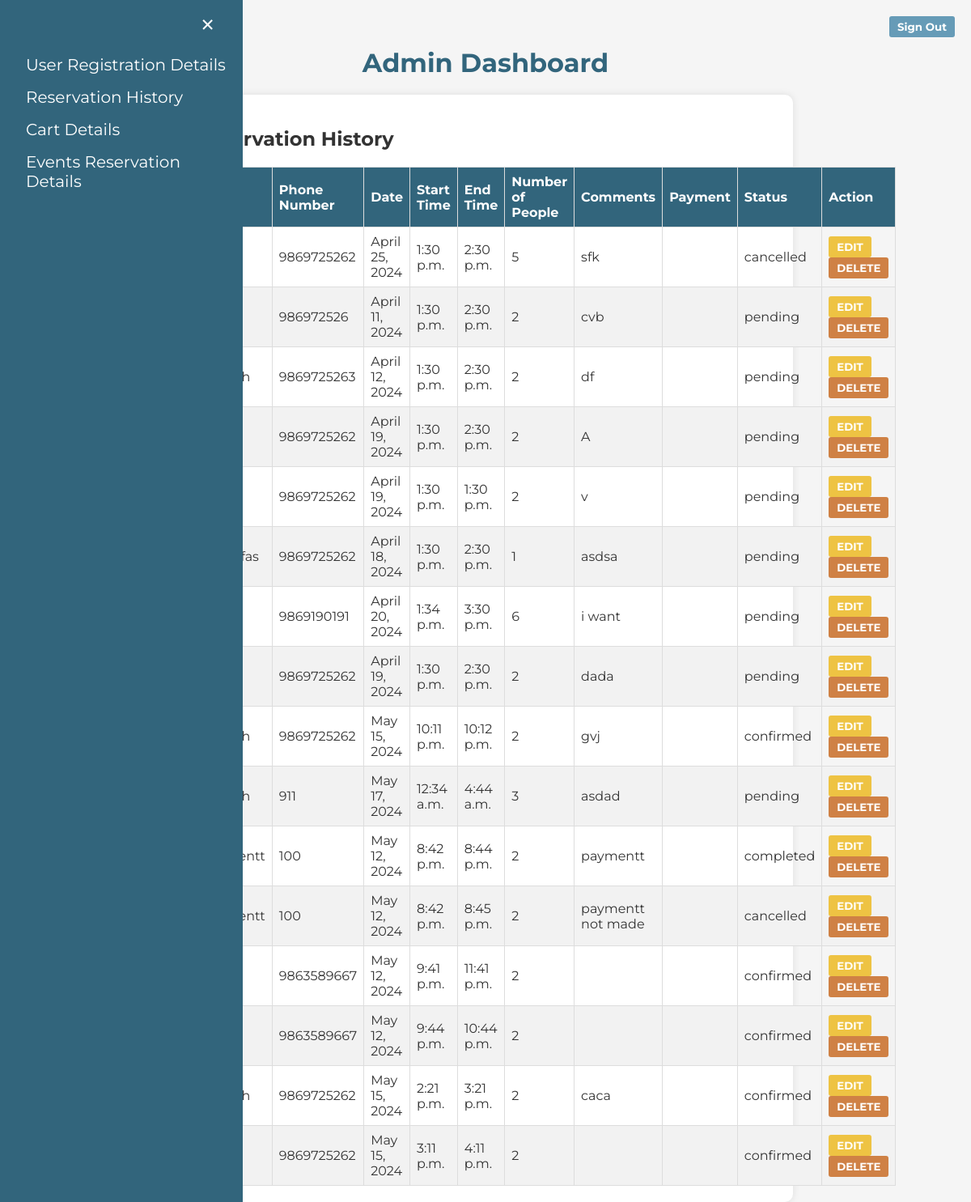
The app's page /admin_dashboard/reservation_history/, older data.
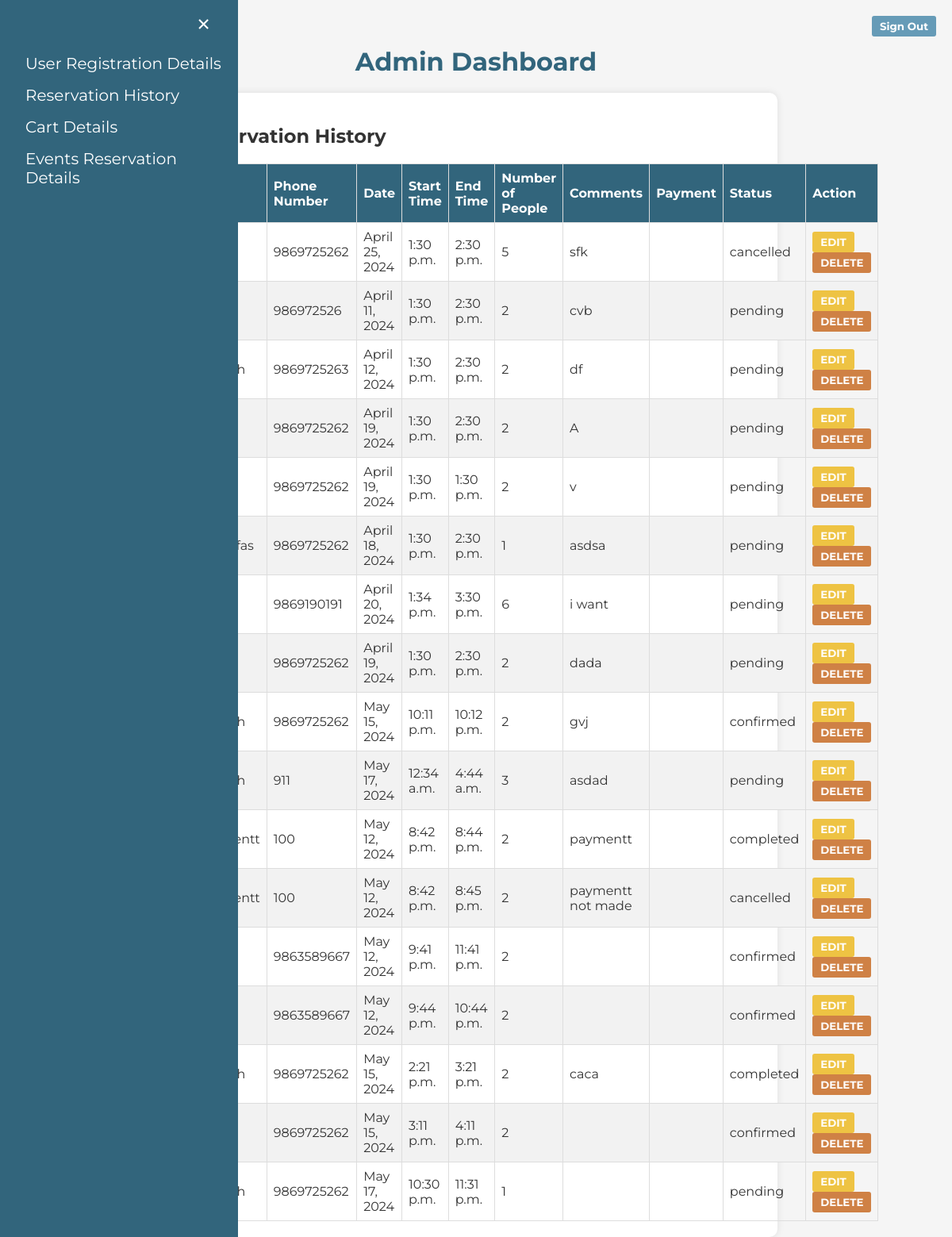
The same page, newer data.
### OneByteFood/models.py (models this page shows)
class Reservation(models.Model):
    id = models.AutoField(primary_key=True)
    name = models.CharField(max_length=100)
    phone = models.CharField(max_length=20)
    date = models.DateField()
    start_time = models.TimeField()
    end_time = models.TimeField()
    num_people = models.IntegerField()
    comments = models.TextField()
    payment_made = models.BooleanField(default=False)
    status = models.CharField(max_length=50, default='pending')

### OneByteFood/views.py (the view)
# urls.py: path('admin_dashboard/reservation_history/', onebytefood_views.reservation_details, name='reservation_details'),
def reservation_details(request):
    reservations = Reservation.objects.all()
    return render(request, 'authentication/reservation_history.html', {'reservations': reservations})

### templates/authentication/reservation_history.html (shortened to what this page needs)
<!DOCTYPE html>
<html lang="en">
<head>
</head>
<body>
    <div id="mySidenav" class="sidenav">
        <a href="javascript:void(0)" class="closebtn" onclick="closeNav()">&times;</a>
        <a href="http://127.0.0.1:8000/admin_dashboard/user_details/">User Registration Details</a>
        <a href="http://127.0.0.1:8000/admin_dashboard/reservation_history/">Reservation History</a>
        <a href="#">Cart Details</a>
        <a href="http://127.0.0.1:8000/admin_dashboard/unicorn_reservation_data">Events Reservation Details</a>
    </div>
    <span style="font-size:30px;cursor:pointer" onclick="openNav()">&#9776; Open</span>
    <h1 class="Heading">Admin Dashboard</h1>
    <div class="container">
    <div class="history-container">
        <section class="history" id="history">
            <h2 class="section-title">Reservation History</h2>
            {% if reservations %}
            <table class="history-table">
                <thead>
                    <tr>
                        <th>Name</th>
                        <th>Phone Number</th>
                        <th>Date</th>
                        <th>Start Time</th>
                        <th>End Time</th>
                        <th>Number of People</th>
                        <th>Comments</th>
                        <th>Payment</th>
                        <th>Status</th>
                        <th>Action</th>
                    </tr>
                </thead>
                <tbody>
                    {% for reservation in reservations %}
                    <tr>
                        <td>{{ reservation.name }}</td>
                        <td>{{ reservation.phone }}</td>
                        <td>{{ reservation.date }}</td>
                        <td>{{ reservation.start_time }}</td>
                        <td>{{ reservation.end_time }}</td>
                        <td>{{ reservation.num_people }}</td>
                        <td>{{ reservation.comments }}</td>
                        <td>{{ reservation.payment_option }}</td>
                        <td>{{ reservation.status }}</td>
                        <td>
                            <button class="edit-btn"><a href="/edit_admin/{{ reservation.id }}"
                                    style="text-decoration: none; color: inherit;">EDIT</a></button>
                            <button class="delete-btn"><a href="/delete_admin/{{ reservation.id }}"
                                    style="text-decoration: none; color: inherit;">DELETE</a></button>
                        </td>
                    </tr>
                    {% endfor %}
                </tbody>
            </table>
            {% else %}
            <h4>No previous reservations.</h4>
            {% endif %}
        </section>
    </div>
</div>
    <form action="/signin" method="post">
        <button class="signout-btn" type="submit">Sign Out</button>
    </form>
</body>
</html>

Row changes from the older to the newer data that the page shows:
changed Reservation "caca": status "confirmed" → "completed"
added Reservation: phone "9869725262", date "May 17, 2024", start_time "10:30 p.m.", end_time "11:31 p.m.", num_people "1", status "pending"
